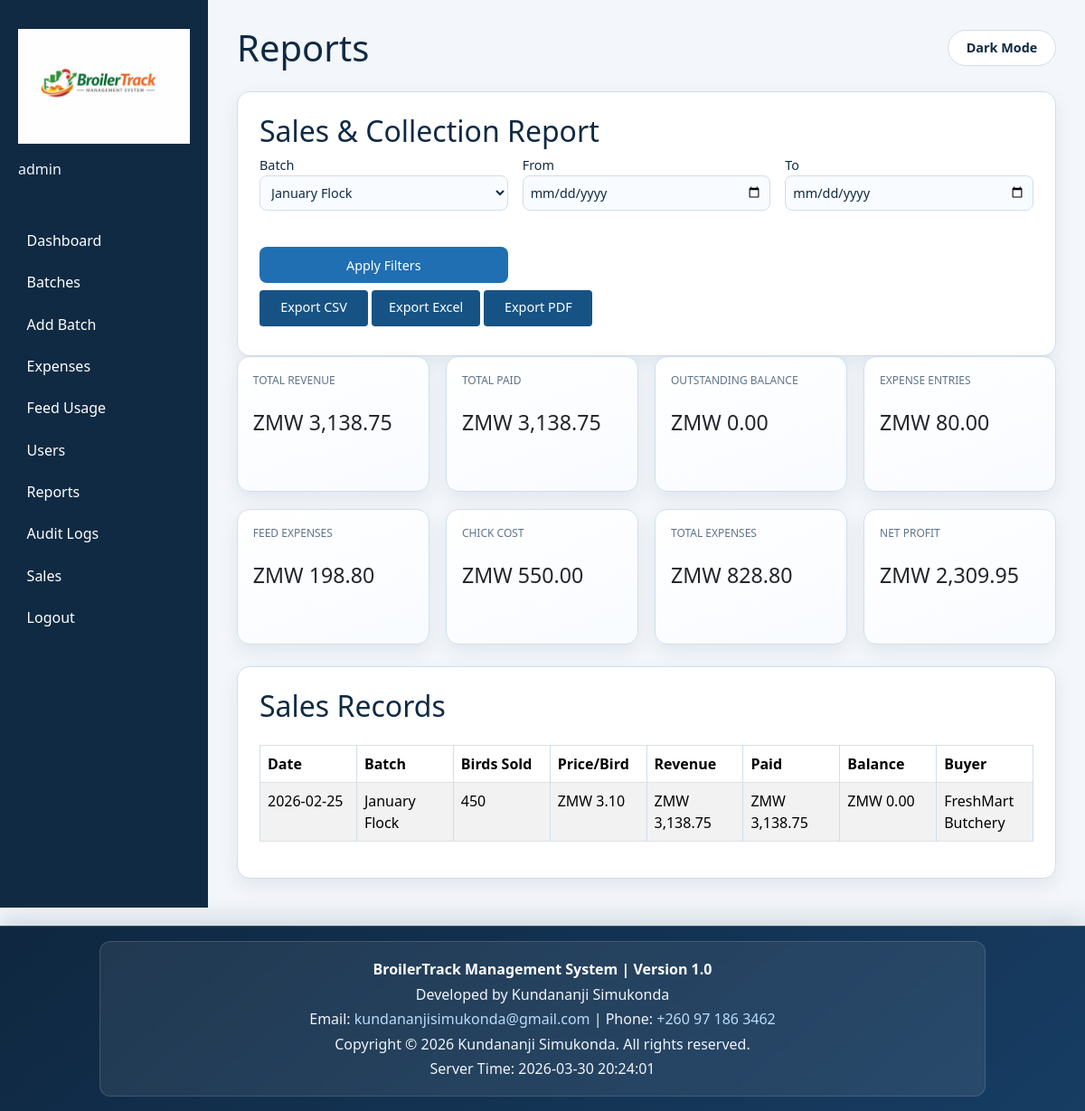
The page /reports.php?batch_id=1 (signed in) on the database its author committed.
### tables this page shows
CREATE TABLE IF NOT EXISTS sales (
    sale_id INT AUTO_INCREMENT PRIMARY KEY,
    batch_id INT NOT NULL,
    date DATE NOT NULL,
    birds_sold INT UNSIGNED NOT NULL,
    average_weight_kg DECIMAL(10,3) UNSIGNED NOT NULL DEFAULT 0.000,
    price_per_bird DECIMAL(10,2) UNSIGNED NOT NULL,
    total_weight DECIMAL(12,3) UNSIGNED NOT NULL DEFAULT 0.000,
    total_revenue DECIMAL(14,2) UNSIGNED NOT NULL,
    paid_amount DECIMAL(14,2) UNSIGNED NOT NULL DEFAULT 0.00,
    balance_amount DECIMAL(14,2) UNSIGNED NOT NULL DEFAULT 0.00,
    created_by INT NULL,
    is_deleted TINYINT(1) NOT NULL DEFAULT 0,
    deleted_at TIMESTAMP NULL DEFAULT NULL,
    buyer VARCHAR(160) NULL,
    created_at TIMESTAMP DEFAULT CURRENT_TIMESTAMP,
    INDEX idx_sales_batch_date (batch_id, date),
    CONSTRAINT chk_sales_birds_sold_positive CHECK (birds_sold > 0),
    CONSTRAINT chk_sales_price_per_bird_positive CHECK (price_per_bird > 0),
    CONSTRAINT chk_sales_total_weight_non_negative CHECK (total_weight >= 0),
    CONSTRAINT chk_sales_total_revenue_non_negative CHECK (total_revenue >= 0),
    CONSTRAINT chk_sales_paid_amount_non_negative CHECK (paid_amount >= 0),
    CONSTRAINT chk_sales_balance_amount_non_negative CHECK (balance_amount >= 0),
    CONSTRAINT chk_sales_paid_not_exceed_revenue CHECK (paid_amount <= total_revenue),
    CONSTRAINT fk_sales_batch FOREIGN KEY (batch_id) REFERENCES batches(batch_id) ON DELETE CASCADE
);

CREATE TABLE IF NOT EXISTS batches (
    batch_id INT AUTO_INCREMENT PRIMARY KEY,
    batch_name VARCHAR(120) NOT NULL,
    breed VARCHAR(80) NOT NULL,
    start_date DATE NOT NULL,
    expected_harvest_date DATE NOT NULL,
    initial_chicks INT UNSIGNED NOT NULL,
    chick_cost DECIMAL(10,2) UNSIGNED NOT NULL,
    total_chick_cost DECIMAL(12,2) UNSIGNED NOT NULL,
    current_alive INT UNSIGNED NOT NULL DEFAULT 0,
    mortality_count INT UNSIGNED NOT NULL DEFAULT 0,
    notes TEXT NULL,
    created_at TIMESTAMP DEFAULT CURRENT_TIMESTAMP,
    INDEX idx_batches_start_date (start_date),
    CONSTRAINT chk_batches_initial_chicks_positive CHECK (initial_chicks > 0),
    CONSTRAINT chk_batches_chick_cost_positive CHECK (chick_cost > 0),
    CONSTRAINT chk_batches_total_chick_cost_non_negative CHECK (total_chick_cost >= 0),
    CONSTRAINT chk_batches_alive_mortality_bounds CHECK (current_alive + mortality_count <= initial_chicks)
);

### models/Sale.php (called while the page is built, shortened)
<?php
class Sale
{
    private PDO $pdo;
    public function __construct(PDO $pdo)
    {
        $this->pdo = $pdo;
    }
    private function ensurePaymentsTable(): void
    {
        $driver = $this->pdo->getAttribute(PDO::ATTR_DRIVER_NAME);
        $sql = 'CREATE TABLE IF NOT EXISTS sales_payments (
            payment_id INT AUTO_INCREMENT PRIMARY KEY,
            sale_id INT NOT NULL,
            payment_date DATE NOT NULL,
            amount DECIMAL(14,2) UNSIGNED NOT NULL,
            notes VARCHAR(255) NULL,
            recorded_by INT NULL,
            created_at TIMESTAMP DEFAULT CURRENT_TIMESTAMP,
            INDEX idx_sales_payments_sale_date (sale_id, payment_date),
            INDEX idx_sales_payments_sale_id (sale_id)
        ) ENGINE=MyISAM';
        $this->pdo->exec($sql);
    }
}

### controllers/BatchController.php (called while the page is built, shortened)
<?php
require_once __DIR__ . '/../models/Batch.php';
require_once __DIR__ . '/../models/Sale.php';
class BatchController
{
    private Batch $batchModel;
    public function __construct(PDO $pdo)
    {
        $this->batchModel = new Batch($pdo);
    }
    public function list(): array
    {
        return $this->batchModel->all();
    }
}

### models/Batch.php (called while the page is built, shortened)
<?php
class Batch
{
    private PDO $pdo;
    public function __construct(PDO $pdo)
    {
        $this->pdo = $pdo;
    }
    public function all(): array
    {
        $stmt = $this->pdo->query('SELECT * FROM batches ORDER BY start_date DESC');
        return $stmt->fetchAll() ?: [];
    }
}

### reports.php (the view, shortened to what this page needs)
<?php
require_once __DIR__ . '/config/bootstrap.php';
require_once __DIR__ . '/controllers/BatchController.php';
$pdo = app_db();
$batchController = new BatchController($pdo);
$batches = $batchController->list();
$selectedBatchId = isset($_GET['batch_id']) ? (int)$_GET['batch_id'] : 0;
$dateFrom = trim((string)($_GET['date_from'] ?? ''));
$dateTo = trim((string)($_GET['date_to'] ?? ''));
$conditions = ['s.is_deleted = 0'];
$params = [];
if ($selectedBatchId > 0) {
    $conditions[] = 's.batch_id = :batch_id';
    $params['batch_id'] = $selectedBatchId;
}
$salesWhere = implode(' AND ', $conditions);
$expenseConditions = ['e.is_deleted = 0'];
$expenseParams = [];
if ($selectedBatchId > 0) {
    $expenseConditions[] = 'e.batch_id = :batch_id';
    $expenseParams['batch_id'] = $selectedBatchId;
}
$expenseWhere = implode(' AND ', $expenseConditions);
$feedConditions = ['f.is_deleted = 0'];
$feedParams = [];
if ($selectedBatchId > 0) {
    $feedConditions[] = 'f.batch_id = :batch_id';
    $feedParams['batch_id'] = $selectedBatchId;
}
$feedWhere = implode(' AND ', $feedConditions);
$chickConditions = ['1 = 1'];
$chickParams = [];
if ($selectedBatchId > 0) {
    $chickConditions[] = 'b.batch_id = :batch_id';
    $chickParams['batch_id'] = $selectedBatchId;
}
$chickWhere = implode(' AND ', $chickConditions);
$summaryStmt = $pdo->prepare(
    "SELECT
        COALESCE(SUM(s.total_revenue), 0) AS total_revenue,
        COALESCE(SUM(s.paid_amount), 0) AS total_paid,
        COALESCE(SUM(s.balance_amount), 0) AS total_balance,
        COALESCE(SUM(s.birds_sold), 0) AS birds_sold
     FROM sales s
     WHERE {$salesWhere}"
);
$summaryStmt->execute($params);
$salesSummary = $summaryStmt->fetch() ?: ['total_revenue' => 0, 'total_paid' => 0, 'total_balance' => 0, 'birds_sold' => 0];
$expenseStmt = $pdo->prepare("SELECT COALESCE(SUM(e.total_cost), 0) AS total_expenses FROM expenses e WHERE {$expenseWhere}");
$expenseStmt->execute($expenseParams);
$expenseSummary = $expenseStmt->fetch() ?: ['total_expenses' => 0];
$feedExpenseStmt = $pdo->prepare("SELECT COALESCE(SUM(f.total_cost), 0) AS feed_expenses FROM feed_usage f WHERE {$feedWhere}");
$feedExpenseStmt->execute($feedParams);
$feedExpenseSummary = $feedExpenseStmt->fetch() ?: ['feed_expenses' => 0];
$chickCostStmt = $pdo->prepare("SELECT COALESCE(SUM(b.total_chick_cost), 0) AS chick_cost FROM batches b WHERE {$chickWhere}");
$chickCostStmt->execute($chickParams);
$chickCostSummary = $chickCostStmt->fetch() ?: ['chick_cost' => 0];
$salesStmt = $pdo->prepare(
    "SELECT s.sale_id, s.date, b.batch_name, s.birds_sold, s.price_per_bird, s.total_revenue, s.paid_amount, s.balance_amount, s.buyer
     FROM sales s
     INNER JOIN batches b ON b.batch_id = s.batch_id
     WHERE {$salesWhere}
     ORDER BY s.date DESC, s.sale_id DESC"
);
$salesStmt->execute($params);
$salesRows = $salesStmt->fetchAll() ?: [];
$totalRevenue = (float)$salesSummary['total_revenue'];
$totalPaid = (float)$salesSummary['total_paid'];
$totalBalance = (float)$salesSummary['total_balance'];
$operationalExpenses = (float)$expenseSummary['total_expenses'];
$feedExpenses = (float)$feedExpenseSummary['feed_expenses'];
$chickCost = (float)$chickCostSummary['chick_cost'];
$totalExpenses = $operationalExpenses + $feedExpenses + $chickCost;
$netProfit = $totalRevenue - $totalExpenses;
include __DIR__ . '/views/layout_header.php';
?>
<section class="form-section">
    <h2>Sales & Collection Report</h2>
    <form method="get" class="form-grid">
        <label>Batch
            <select name="batch_id">
                <?php foreach ($batches as $batch): ?>
                    <option value="<?= (int)$batch['batch_id']; ?>" <?= $selectedBatchId === (int)$batch['batch_id'] ? 'selected' : ''; ?>>
                        <?= htmlspecialchars((string)$batch['batch_name'], ENT_QUOTES, 'UTF-8'); ?>
                    </option>
                <?php endforeach; ?>
            </select>
        </label>
        <label>From
            <input type="date" name="date_from" value="<?= htmlspecialchars($dateFrom, ENT_QUOTES, 'UTF-8'); ?>">
        </label>
        <label>To
            <input type="date" name="date_to" value="<?= htmlspecialchars($dateTo, ENT_QUOTES, 'UTF-8'); ?>">
        </label>
        <button type="submit">Apply Filters</button>
    </form>
    <p class="muted">
        <a class="btn-secondary" href="reports.php?batch_id=<?= (int)$selectedBatchId; ?>&date_from=<?= urlencode($dateFrom); ?>&date_to=<?= urlencode($dateTo); ?>&export=csv">Export CSV</a>
        <a class="btn-secondary" href="reports.php?batch_id=<?= (int)$selectedBatchId; ?>&date_from=<?= urlencode($dateFrom); ?>&date_to=<?= urlencode($dateTo); ?>&export=excel">Export Excel</a>
        <a class="btn-secondary" href="reports.php?batch_id=<?= (int)$selectedBatchId; ?>&date_from=<?= urlencode($dateFrom); ?>&date_to=<?= urlencode($dateTo); ?>&export=pdf">Export PDF</a>
    </p>
</section>
<section class="card-grid">
    <article class="card">
        <p class="label">Total Revenue</p>
        <p class="value">ZMW <?= number_format($totalRevenue, 2); ?></p>
    </article>
    <article class="card">
        <p class="label">Total Paid</p>
        <p class="value">ZMW <?= number_format($totalPaid, 2); ?></p>
    </article>
    <article class="card">
        <p class="label">Outstanding Balance</p>
        <p class="value">ZMW <?= number_format($totalBalance, 2); ?></p>
    </article>
    <article class="card">
        <p class="label">Expense Entries</p>
        <p class="value">ZMW <?= number_format($operationalExpenses, 2); ?></p>
    </article>
    <article class="card">
        <p class="label">Feed Expenses</p>
        <p class="value">ZMW <?= number_format($feedExpenses, 2); ?></p>
    </article>
    <article class="card">
        <p class="label">Chick Cost</p>
        <p class="value">ZMW <?= number_format($chickCost, 2); ?></p>
    </article>
    <article class="card">
        <p class="label">Total Expenses</p>
        <p class="value">ZMW <?= number_format($totalExpenses, 2); ?></p>
    </article>
    <article class="card">
        <p class="label">Net Profit</p>
        <p class="value">ZMW <?= number_format($netProfit, 2); ?></p>
    </article>
</section>
<section class="table-section">
    <h2>Sales Records</h2>
    <div class="table-responsive">
        <table class="table table-striped table-bordered align-middle">
            <thead>
                <tr>
                    <th>Date</th>
                    <th>Batch</th>
                    <th>Birds Sold</th>
                    <th>Price/Bird</th>
                    <th>Revenue</th>
                    <th>Paid</th>
                    <th>Balance</th>
                    <th>Buyer</th>
                </tr>
            </thead>
            <tbody>
                <?php foreach ($salesRows as $row): ?>
                    <tr>
                        <td><?= htmlspecialchars((string)$row['date'], ENT_QUOTES, 'UTF-8'); ?></td>
                        <td><?= htmlspecialchars((string)$row['batch_name'], ENT_QUOTES, 'UTF-8'); ?></td>
                        <td><?= number_format((int)$row['birds_sold']); ?></td>
                        <td>ZMW <?= number_format((float)$row['price_per_bird'], 2); ?></td>
                        <td>ZMW <?= number_format((float)$row['total_revenue'], 2); ?></td>
                        <td>ZMW <?= number_format((float)$row['paid_amount'], 2); ?></td>
                        <td>ZMW <?= number_format((float)$row['balance_amount'], 2); ?></td>
                        <td><?= htmlspecialchars((string)($row['buyer'] ?? ''), ENT_QUOTES, 'UTF-8'); ?></td>
                    </tr>
                <?php endforeach; ?>
            </tbody>
        </table>
    </div>
</section>
<?php include __DIR__ . '/views/layout_footer.php'; ?>

### assets/css/style.css (style rules this page uses)
:root { --bg: #f3f7fb; --surface: #ffffff; --surface-soft: #f8fbff; --text: #102a43; --text-muted: #5f738a; --sidebar-bg: #102a43; --sidebar-text: #f0f4f8; --accent: #1f6fb2; --accent-strong: #165384; --success: #2f855a; --error: #c53030; --border: #d0deeb; --shadow-soft: 0 8px 20px rgba(12, 43, 74, 0.08); --shadow-strong: 0 16px 38px rgba(12, 43, 74, 0.14); }
* { box-sizing: border-box; }
body { margin: 0; font-family: 'Segoe UI', Tahoma, sans-serif; background: var(--bg); color: var(--text); overflow-x: hidden; }
a { color: var(--accent); }
.card-grid { display: grid; grid-template-columns: repeat(auto-fit, minmax(200px, 1fr)); gap: 1.15rem; align-items: stretch; grid-auto-rows: 1fr; }
.card { background: linear-gradient(160deg, var(--surface) 0%, var(--surface-soft) 100%); border: 1px solid var(--border); border-radius: 14px; padding: 1.05rem; box-shadow: var(--shadow-soft); min-height: 150px; height: 100%; display: flex; flex-direction: column; justify-content: flex-start; }
.card .label { text-transform: uppercase; font-size: 0.75rem; color: var(--text-muted); }
.card .value { font-size: 1.45rem; margin: 0.25rem 0; }
.table-section, .form-section, .notes { background: var(--surface); border: 1px solid var(--border); border-radius: 14px; padding: 1.5rem; margin-top: 1.5rem; overflow-x: auto; box-shadow: var(--shadow-soft); }
table { width: 100%; border-collapse: collapse; margin-top: 1rem; min-width: 0; table-layout: fixed; }
table th, table td { border: 1px solid var(--border); padding: 0.5rem; text-align: left; white-space: normal; word-break: break-word; overflow-wrap: anywhere; vertical-align: top; }
.form-grid { display: grid; grid-template-columns: repeat(auto-fit, minmax(220px, 1fr)); gap: 1rem; }
.form-grid label { display: flex; flex-direction: column; font-size: 0.9rem; color: var(--text); }
input, select, textarea, button { font: inherit; }
input, select, textarea { width: 100%; padding: 0.5rem; border: 1px solid var(--border); border-radius: 8px; background: var(--surface-soft); color: var(--text); }
button { margin-top: 1.5rem; padding: 0.58rem 0.95rem; background: var(--accent); color: #fff; border: none; border-radius: 8px; cursor: pointer; font-size: 0.9rem; line-height: 1.2; min-height: 40px; min-width: 120px; }
.btn-primary, .btn-secondary, .btn-danger, .action-link { display: inline-block; border: none; border-radius: 4px; padding: 0.58rem 0.95rem; text-decoration: none; font-size: 0.9rem; line-height: 1.2; min-height: 40px; min-width: 120px; text-align: center; vertical-align: middle; cursor: pointer; }
.btn-secondary { background: var(--accent-strong); color: #fff; }
.table-responsive { overflow-x: auto; -webkit-overflow-scrolling: touch; }
.muted { color: var(--text-muted); margin: 0.5rem 0; }

### rows shown on the page
sales: date "2026-02-25", batch.batch_name "January Flock", birds_sold "450", price_per_bird "3.10", total_revenue "3,138.75", paid_amount "3,138.75", balance_amount "0.00", buyer "FreshMart Butchery"

### other values the page prints
$_SESSION['username'] "admin"
$pageTitle "Reports"
$totalRevenue "3,138.75"
$totalPaid "3,138.75"
$totalBalance "0.00"
$operationalExpenses "80.00"
$feedExpenses "198.80"
$chickCost "550.00"
$totalExpenses "828.80"
$netProfit "2,309.95"
BROILERTRACK_VERSION "1.0"
form field batch_id "January Flock"
